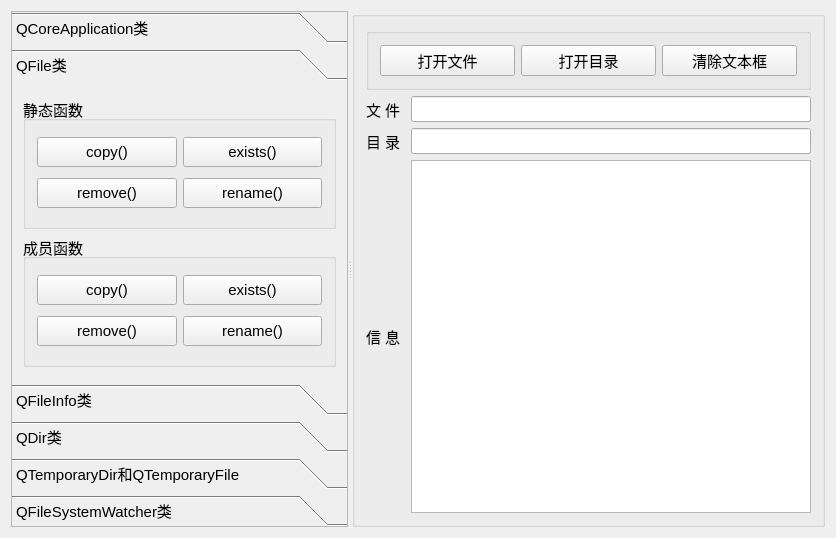
<?xml version="1.0" encoding="UTF-8"?>
<ui version="4.0">
 <class>DirFilesDialog</class>
 <widget class="QDialog" name="DirFilesDialog">
  <property name="geometry">
   <rect>
    <x>0</x>
    <y>0</y>
    <width>836</width>
    <height>538</height>
   </rect>
  </property>
  <property name="font">
   <font>
    <pointsize>11</pointsize>
   </font>
  </property>
  <property name="windowTitle">
   <string>目录和文件操作</string>
  </property>
  <layout class="QVBoxLayout" name="verticalLayout_10">
   <item>
    <widget class="QSplitter" name="splitter">
     <property name="orientation">
      <enum>Qt::Horizontal</enum>
     </property>
     <widget class="QToolBox" name="toolBox">
      <property name="maximumSize">
       <size>
        <width>400</width>
        <height>16777215</height>
       </size>
      </property>
      <property name="frameShape">
       <enum>QFrame::StyledPanel</enum>
      </property>
      <property name="currentIndex">
       <number>1</number>
      </property>
      <widget class="QWidget" name="pageApp">
       <property name="geometry">
        <rect>
         <x>0</x>
         <y>0</y>
         <width>398</width>
         <height>338</height>
        </rect>
       </property>
       <attribute name="icon">
        <iconset resource="../../res.qrc">
         <normaloff>:/res/images/802.bmp</normaloff>:/res/images/802.bmp</iconset>
       </attribute>
       <attribute name="label">
        <string>QCoreApplication类</string>
       </attribute>
       <layout class="QVBoxLayout" name="verticalLayout_3">
        <item>
         <widget class="QGroupBox" name="groupBox_8">
          <property name="title">
           <string/>
          </property>
          <layout class="QVBoxLayout" name="verticalLayout_2">
           <item>
            <widget class="QPushButton" name="pushButton">
             <property name="minimumSize">
              <size>
               <width>0</width>
               <height>30</height>
              </size>
             </property>
             <property name="toolTip">
              <string>Returns the directory that contains the application executable</string>
             </property>
             <property name="text">
              <string>applicationDirPath()</string>
             </property>
            </widget>
           </item>
           <item>
            <widget class="QPushButton" name="pushButton_2">
             <property name="minimumSize">
              <size>
               <width>0</width>
               <height>30</height>
              </size>
             </property>
             <property name="toolTip">
              <string>Returns the file path of the application executable</string>
             </property>
             <property name="text">
              <string>applicationFilePath()</string>
             </property>
            </widget>
           </item>
           <item>
            <widget class="QPushButton" name="pushButton_3">
             <property name="minimumSize">
              <size>
               <width>0</width>
               <height>30</height>
              </size>
             </property>
             <property name="toolTip">
              <string>This property holds the name of this application</string>
             </property>
             <property name="text">
              <string>applicationName()</string>
             </property>
            </widget>
           </item>
           <item>
            <widget class="QPushButton" name="pushButton_4">
             <property name="minimumSize">
              <size>
               <width>0</width>
               <height>30</height>
              </size>
             </property>
             <property name="toolTip">
              <string>Returns a list of paths that the application will search when dynamically loading libraries</string>
             </property>
             <property name="text">
              <string>libraryPaths()</string>
             </property>
            </widget>
           </item>
           <item>
            <widget class="QPushButton" name="pushButton_61">
             <property name="toolTip">
              <string>This property holds the name of the organization that wrote this application</string>
             </property>
             <property name="text">
              <string>organizationName()</string>
             </property>
            </widget>
           </item>
           <item>
            <widget class="QPushButton" name="pushButton_40">
             <property name="minimumSize">
              <size>
               <width>0</width>
               <height>30</height>
              </size>
             </property>
             <property name="toolTip">
              <string>Enters the main event loop and waits until exit() is called</string>
             </property>
             <property name="text">
              <string>exit() 退出应用程序</string>
             </property>
            </widget>
           </item>
          </layout>
         </widget>
        </item>
       </layout>
      </widget>
      <widget class="QWidget" name="pageFile">
       <property name="geometry">
        <rect>
         <x>0</x>
         <y>0</y>
         <width>398</width>
         <height>338</height>
        </rect>
       </property>
       <attribute name="icon">
        <iconset resource="../../res.qrc">
         <normaloff>:/res/images/804.bmp</normaloff>:/res/images/804.bmp</iconset>
       </attribute>
       <attribute name="label">
        <string>QFile类</string>
       </attribute>
       <layout class="QVBoxLayout" name="verticalLayout_8">
        <item>
         <widget class="QGroupBox" name="groupBox_10">
          <property name="title">
           <string>静态函数</string>
          </property>
          <layout class="QGridLayout" name="gridLayout_7">
           <item row="1" column="1">
            <widget class="QPushButton" name="pushButton_50">
             <property name="minimumSize">
              <size>
               <width>0</width>
               <height>30</height>
              </size>
             </property>
             <property name="toolTip">
              <string>Renames the file oldName to newName. </string>
             </property>
             <property name="text">
              <string>rename()</string>
             </property>
            </widget>
           </item>
           <item row="0" column="1">
            <widget class="QPushButton" name="pushButton_51">
             <property name="minimumSize">
              <size>
               <width>0</width>
               <height>30</height>
              </size>
             </property>
             <property name="toolTip">
              <string>Returns true if the file specified by fileName exists; otherwise returns false.</string>
             </property>
             <property name="text">
              <string>exists()</string>
             </property>
            </widget>
           </item>
           <item row="0" column="0">
            <widget class="QPushButton" name="pushButton_48">
             <property name="minimumSize">
              <size>
               <width>0</width>
               <height>30</height>
              </size>
             </property>
             <property name="toolTip">
              <string>Copies the file fileName to newName.</string>
             </property>
             <property name="text">
              <string>copy()</string>
             </property>
            </widget>
           </item>
           <item row="1" column="0">
            <widget class="QPushButton" name="pushButton_49">
             <property name="minimumSize">
              <size>
               <width>0</width>
               <height>30</height>
              </size>
             </property>
             <property name="toolTip">
              <string>Removes the file specified by the fileName given.</string>
             </property>
             <property name="text">
              <string>remove()</string>
             </property>
            </widget>
           </item>
          </layout>
          <zorder>pushButton_48</zorder>
          <zorder>pushButton_49</zorder>
          <zorder>pushButton_50</zorder>
          <zorder>pushButton_51</zorder>
         </widget>
        </item>
        <item>
         <widget class="QGroupBox" name="groupBox_9">
          <property name="title">
           <string>成员函数</string>
          </property>
          <layout class="QGridLayout" name="gridLayout_5">
           <item row="0" column="0">
            <widget class="QPushButton" name="pushButton_53">
             <property name="minimumSize">
              <size>
               <width>0</width>
               <height>30</height>
              </size>
             </property>
             <property name="toolTip">
              <string>Copies the file currently specified by fileName() to a file called newName</string>
             </property>
             <property name="text">
              <string>copy()</string>
             </property>
            </widget>
           </item>
           <item row="0" column="1">
            <widget class="QPushButton" name="pushButton_54">
             <property name="minimumSize">
              <size>
               <width>0</width>
               <height>30</height>
              </size>
             </property>
             <property name="toolTip">
              <string>Returns true if the file specified by fileName() exists; otherwise returns false.</string>
             </property>
             <property name="text">
              <string>exists()</string>
             </property>
            </widget>
           </item>
           <item row="2" column="0">
            <widget class="QPushButton" name="pushButton_55">
             <property name="minimumSize">
              <size>
               <width>0</width>
               <height>30</height>
              </size>
             </property>
             <property name="toolTip">
              <string>Removes the file specified by fileName(). Returns true if successful; otherwise returns false.</string>
             </property>
             <property name="text">
              <string>remove()</string>
             </property>
            </widget>
           </item>
           <item row="2" column="1">
            <widget class="QPushButton" name="pushButton_56">
             <property name="minimumSize">
              <size>
               <width>0</width>
               <height>30</height>
              </size>
             </property>
             <property name="toolTip">
              <string>Renames the file currently specified by fileName() to newName. Returns true if successful; otherwise returns false.</string>
             </property>
             <property name="text">
              <string>rename()</string>
             </property>
            </widget>
           </item>
          </layout>
         </widget>
        </item>
       </layout>
      </widget>
      <widget class="QWidget" name="pageFileInfo">
       <property name="geometry">
        <rect>
         <x>0</x>
         <y>0</y>
         <width>398</width>
         <height>338</height>
        </rect>
       </property>
       <attribute name="icon">
        <iconset>
         <normaloff>:/images/images/135.JPG</normaloff>:/images/images/135.JPG</iconset>
       </attribute>
       <attribute name="label">
        <string>QFileInfo类</string>
       </attribute>
       <layout class="QVBoxLayout" name="verticalLayout_5">
        <property name="spacing">
         <number>3</number>
        </property>
        <property name="leftMargin">
         <number>3</number>
        </property>
        <property name="topMargin">
         <number>3</number>
        </property>
        <property name="rightMargin">
         <number>3</number>
        </property>
        <property name="bottomMargin">
         <number>3</number>
        </property>
        <item>
         <widget class="QGroupBox" name="groupBox_6">
          <property name="title">
           <string>文件信息</string>
          </property>
          <layout class="QGridLayout" name="gridLayout_4">
           <property name="leftMargin">
            <number>3</number>
           </property>
           <property name="topMargin">
            <number>3</number>
           </property>
           <property name="rightMargin">
            <number>3</number>
           </property>
           <property name="bottomMargin">
            <number>3</number>
           </property>
           <property name="spacing">
            <number>3</number>
           </property>
           <item row="3" column="0">
            <widget class="QPushButton" name="pushButton_30">
             <property name="minimumSize">
              <size>
               <width>0</width>
               <height>30</height>
              </size>
             </property>
             <property name="toolTip">
              <string>The base name consists of all characters in the file up to (but not including) the first '.' character</string>
             </property>
             <property name="text">
              <string>baseName()</string>
             </property>
            </widget>
           </item>
           <item row="0" column="1">
            <widget class="QPushButton" name="pushButton_29">
             <property name="minimumSize">
              <size>
               <width>0</width>
               <height>30</height>
              </size>
             </property>
             <property name="toolTip">
              <string>Returns a file's path absolute path. This doesn't include the file name</string>
             </property>
             <property name="text">
              <string>absolutePath() </string>
             </property>
            </widget>
           </item>
           <item row="0" column="0">
            <widget class="QPushButton" name="pushButton_28">
             <property name="minimumSize">
              <size>
               <width>0</width>
               <height>30</height>
              </size>
             </property>
             <property name="toolTip">
              <string>Returns an absolute path including the file name</string>
             </property>
             <property name="text">
              <string>absoluteFilePath()</string>
             </property>
            </widget>
           </item>
           <item row="3" column="1">
            <widget class="QPushButton" name="pushButton_31">
             <property name="minimumSize">
              <size>
               <width>0</width>
               <height>30</height>
              </size>
             </property>
             <property name="toolTip">
              <string>The complete base name consists of all characters in the file up to (but not including) the last '.' character</string>
             </property>
             <property name="text">
              <string>completeBaseName()</string>
             </property>
            </widget>
           </item>
           <item row="6" column="0">
            <widget class="QPushButton" name="pushButton_42">
             <property name="minimumSize">
              <size>
               <width>0</width>
               <height>30</height>
              </size>
             </property>
             <property name="toolTip">
              <string>Returns true if this object points to a directory or to a symbolic link to a directory; otherwise returns false</string>
             </property>
             <property name="text">
              <string>isDir()</string>
             </property>
            </widget>
           </item>
           <item row="6" column="1">
            <widget class="QPushButton" name="pushButton_43">
             <property name="minimumSize">
              <size>
               <width>0</width>
               <height>30</height>
              </size>
             </property>
             <property name="toolTip">
              <string>Returns true if this object points to a file or to a symbolic link to a file</string>
             </property>
             <property name="text">
              <string>isFile()</string>
             </property>
            </widget>
           </item>
           <item row="7" column="0">
            <widget class="QPushButton" name="pushButton_35">
             <property name="minimumSize">
              <size>
               <width>0</width>
               <height>30</height>
              </size>
             </property>
             <property name="toolTip">
              <string>Returns true if the file is executable; otherwise returns false.</string>
             </property>
             <property name="text">
              <string>isExecutable()</string>
             </property>
            </widget>
           </item>
           <item row="8" column="0">
            <widget class="QPushButton" name="pushButton_36">
             <property name="minimumSize">
              <size>
               <width>0</width>
               <height>30</height>
              </size>
             </property>
             <property name="toolTip">
              <string>Returns the date and time when the file was last modified.</string>
             </property>
             <property name="text">
              <string>lastModified()</string>
             </property>
            </widget>
           </item>
           <item row="8" column="1">
            <widget class="QPushButton" name="pushButton_44">
             <property name="minimumSize">
              <size>
               <width>0</width>
               <height>30</height>
              </size>
             </property>
             <property name="toolTip">
              <string>Returns the date and time when the file was last read (accessed).</string>
             </property>
             <property name="text">
              <string>lastRead()</string>
             </property>
            </widget>
           </item>
           <item row="1" column="0">
            <widget class="QPushButton" name="pushButton_33">
             <property name="minimumSize">
              <size>
               <width>0</width>
               <height>30</height>
              </size>
             </property>
             <property name="toolTip">
              <string>Returns the name of the file, excluding the path.</string>
             </property>
             <property name="text">
              <string>fileName()</string>
             </property>
            </widget>
           </item>
           <item row="10" column="1">
            <widget class="QPushButton" name="pushButton_27">
             <property name="minimumSize">
              <size>
               <width>0</width>
               <height>30</height>
              </size>
             </property>
             <property name="toolTip">
              <string>Returns true if the file exists; otherwise returns false</string>
             </property>
             <property name="text">
              <string>exists()</string>
             </property>
            </widget>
           </item>
           <item row="4" column="0">
            <widget class="QPushButton" name="pushButton_39">
             <property name="minimumSize">
              <size>
               <width>0</width>
               <height>30</height>
              </size>
             </property>
             <property name="toolTip">
              <string>The suffix consists of all characters in the file after (but not including) the last '.'</string>
             </property>
             <property name="text">
              <string>suffix()</string>
             </property>
            </widget>
           </item>
           <item row="10" column="0">
            <widget class="QPushButton" name="pushButton_59">
             <property name="minimumSize">
              <size>
               <width>0</width>
               <height>30</height>
              </size>
             </property>
             <property name="toolTip">
              <string>Returns true if the file exists; otherwise returns false</string>
             </property>
             <property name="text">
              <string>静态函数exists()</string>
             </property>
            </widget>
           </item>
           <item row="4" column="1">
            <widget class="QPushButton" name="pushButton_32">
             <property name="minimumSize">
              <size>
               <width>0</width>
               <height>30</height>
              </size>
             </property>
             <property name="toolTip">
              <string>The complete suffix consists of all characters in the file after (but not including) the first '.'</string>
             </property>
             <property name="text">
              <string>completeSuffix()</string>
             </property>
            </widget>
           </item>
           <item row="1" column="1">
            <widget class="QPushButton" name="pushButton_34">
             <property name="minimumSize">
              <size>
               <width>0</width>
               <height>30</height>
              </size>
             </property>
             <property name="toolTip">
              <string>Returns the file name, including the path (which may be absolute or relative).</string>
             </property>
             <property name="text">
              <string>filePath()</string>
             </property>
            </widget>
           </item>
           <item row="2" column="1">
            <widget class="QPushButton" name="pushButton_37">
             <property name="minimumSize">
              <size>
               <width>0</width>
               <height>30</height>
              </size>
             </property>
             <property name="toolTip">
              <string>Returns the file's path. This doesn't include the file name.</string>
             </property>
             <property name="text">
              <string>path()</string>
             </property>
            </widget>
           </item>
           <item row="2" column="0">
            <widget class="QPushButton" name="pushButton_38">
             <property name="minimumSize">
              <size>
               <width>0</width>
               <height>30</height>
              </size>
             </property>
             <property name="toolTip">
              <string>Returns the file size in bytes.</string>
             </property>
             <property name="text">
              <string>size()</string>
             </property>
            </widget>
           </item>
           <item row="7" column="1">
            <widget class="QPushButton" name="pushButton_58">
             <property name="minimumSize">
              <size>
               <width>0</width>
               <height>30</height>
              </size>
             </property>
             <property name="toolTip">
              <string>Returns the date and time when the file was created.</string>
             </property>
             <property name="text">
              <string>created()</string>
             </property>
            </widget>
           </item>
          </layout>
         </widget>
        </item>
       </layout>
      </widget>
      <widget class="QWidget" name="pageDir">
       <property name="geometry">
        <rect>
         <x>0</x>
         <y>0</y>
         <width>381</width>
         <height>477</height>
        </rect>
       </property>
       <attribute name="icon">
        <iconset>
         <normaloff>:/images/images/007.GIF</normaloff>:/images/images/007.GIF</iconset>
       </attribute>
       <attribute name="label">
        <string>QDir类</string>
       </attribute>
       <layout class="QVBoxLayout" name="verticalLayout_4">
        <item>
         <widget class="QGroupBox" name="groupBox">
          <property name="title">
           <string>静态函数</string>
          </property>
          <layout class="QGridLayout" name="gridLayout_3">
           <item row="1" column="0">
            <widget class="QPushButton" name="pushButton_8">
             <property name="minimumSize">
              <size>
               <width>0</width>
               <height>30</height>
              </size>
             </property>
             <property name="toolTip">
              <string>Returns the absolute path of the user's home directory</string>
             </property>
             <property name="text">
              <string>homePath()</string>
             </property>
            </widget>
           </item>
           <item row="0" column="0">
            <widget class="QPushButton" name="pushButton_10">
             <property name="minimumSize">
              <size>
               <width>0</width>
               <height>30</height>
              </size>
             </property>
             <property name="toolTip">
              <string>Returns the absolute path of the system's temporary directory</string>
             </property>
             <property name="text">
              <string>tempPath()</string>
             </property>
            </widget>
           </item>
           <item row="0" column="1">
            <widget class="QPushButton" name="pushButton_9">
             <property name="minimumSize">
              <size>
               <width>0</width>
               <height>30</height>
              </size>
             </property>
             <property name="toolTip">
              <string>Returns the absolute path of the root directory</string>
             </property>
             <property name="text">
              <string>rootPath()</string>
             </property>
            </widget>
           </item>
           <item row="1" column="1">
            <widget class="QPushButton" name="pushButton_7">
             <property name="minimumSize">
              <size>
               <width>0</width>
               <height>30</height>
              </size>
             </property>
             <property name="toolTip">
              <string>Returns a list of the root directories on this system</string>
             </property>
             <property name="text">
              <string>drives()</string>
             </property>
            </widget>
           </item>
           <item row="2" column="0">
            <widget class="QPushButton" name="pushButton_6">
             <property name="minimumSize">
              <size>
               <width>0</width>
               <height>30</height>
              </size>
             </property>
             <property name="toolTip">
              <string>Returns the absolute path of the application's current directory</string>
             </property>
             <property name="text">
              <string>currentPath()</string>
             </property>
            </widget>
           </item>
           <item row="2" column="1">
            <widget class="QPushButton" name="pushButton_60">
             <property name="minimumSize">
              <size>
               <width>0</width>
               <height>30</height>
              </size>
             </property>
             <property name="toolTip">
              <string>Sets the application's current working directory to path</string>
             </property>
             <property name="text">
              <string>setCurrent()</string>
             </property>
            </widget>
           </item>
          </layout>
         </widget>
        </item>
        <item>
         <widget class="QGroupBox" name="groupBox_4">
          <property name="title">
           <string>文件或目录操作</string>
          </property>
          <layout class="QGridLayout" name="gridLayout_2">
           <item row="0" column="0">
            <widget class="QPushButton" name="pushButton_20">
             <property name="minimumSize">
              <size>
               <width>0</width>
               <height>30</height>
              </size>
             </property>
             <property name="toolTip">
              <string>Creates a sub-directory called dirName.</string>
             </property>
             <property name="text">
              <string>mkdir()</string>
             </property>
            </widget>
           </item>
           <item row="2" column="0">
            <widget class="QPushButton" name="pushButton_22">
             <property name="minimumSize">
              <size>
               <width>0</width>
               <height>30</height>
              </size>
             </property>
             <property name="toolTip">
              <string>Removes the file, fileName.</string>
             </property>
             <property name="text">
              <string>remove()</string>
             </property>
            </widget>
           </item>
           <item row="2" column="1">
            <widget class="QPushButton" name="pushButton_23">
             <property name="minimumSize">
              <size>
               <width>0</width>
               <height>30</height>
              </size>
             </property>
             <property name="toolTip">
              <string>Renames a file or directory from oldName to newName</string>
             </property>
             <property name="text">
              <string>rename()</string>
             </property>
            </widget>
           </item>
           <item row="3" column="0">
            <widget class="QPushButton" name="pushButton_26">
             <property name="minimumSize">
              <size>
               <width>0</width>
               <height>30</height>
              </size>
             </property>
             <property name="toolTip">
              <string>Sets the path of the directory to path</string>
             </property>
             <property name="text">
              <string>setPath()</string>
             </property>
            </widget>
           </item>
           <item row="0" column="1">
            <widget class="QPushButton" name="pushButton_24">
             <property name="minimumSize">
              <size>
               <width>0</width>
               <height>30</height>
              </size>
             </property>
             <property name="toolTip">
              <string>Removes the directory specified by dirName.</string>
             </property>
             <property name="text">
              <string>rmdir()</string>
             </property>
            </widget>
           </item>
           <item row="3" column="1">
            <widget class="QPushButton" name="pushButton_12">
             <property name="minimumSize">
              <size>
               <width>0</width>
               <height>30</height>
              </size>
             </property>
             <property name="toolTip">
              <string>Removes the directory, including all its contents.</string>
             </property>
             <property name="text">
              <string>removeRecursively()</string>
             </property>
            </widget>
           </item>
          </layout>
         </widget>
        </item>
        <item>
         <widget class="QGroupBox" name="groupBox_3">
          <property name="title">
           <string>文件或目录信息</string>
          </property>
          <layout class="QGridLayout" name="gridLayout">
           <item row="0" column="1">
            <widget class="QPushButton" name="pushButton_14">
             <property name="minimumSize">
              <size>
               <width>0</width>
               <height>30</height>
              </size>
             </property>
             <property name="toolTip">
              <string>Returns the absolute path (a path that starts with &quot;/&quot; or with a drive specification)</string>
             </property>
             <property name="text">
              <string>absolutePath()</string>
             </property>
            </widget>
           </item>
           <item row="1" column="0">
            <widget class="QPushButton" name="pushButton_15">
             <property name="minimumSize">
              <size>
               <width>0</width>
               <height>30</height>
              </size>
             </property>
             <property name="toolTip">
              <string>Returns the canonical path, i.e. a path without symbolic links or redundant &quot;.&quot; or &quot;..&quot; elements.</string>
             </property>
             <property name="text">
              <string>canonicalPath()</string>
             </property>
            </widget>
           </item>
           <item row="1" column="1">
            <widget class="QPushButton" name="pushButton_19">
             <property name="minimumSize">
              <size>
               <width>0</width>
               <height>30</height>
              </size>
             </property>
             <property name="toolTip">
              <string>Returns the path name of a file in the directory</string>
             </property>
             <property name="text">
              <string>filePath()</string>
             </property>
            </widget>
           </item>
           <item row="2" column="1">
            <widget class="QPushButton" name="pushButton_16">
             <property name="minimumSize">
              <size>
               <width>0</width>
               <height>30</height>
              </size>
             </property>
             <property name="toolTip">
              <string>Returns the name of the directory</string>
             </property>
             <property name="text">
              <string>dirName()</string>
             </property>
            </widget>
           </item>
           <item row="2" column="0">
            <widget class="QPushButton" name="pushButton_18">
             <property name="minimumSize">
              <size>
               <width>0</width>
               <height>30</height>
              </size>
             </property>
             <property name="toolTip">
              <string>Returns true if the directory exists</string>
             </property>
             <property name="text">
              <string>exists()</string>
             </property>
            </widget>
           </item>
           <item row="0" column="0">
            <widget class="QPushButton" name="pushButton_13">
             <property name="minimumSize">
              <size>
               <width>0</width>
               <height>30</height>
              </size>
             </property>
             <property name="toolTip">
              <string>Returns the absolute path name of a file in the directory</string>
             </property>
             <property name="text">
              <string>absoluteFilePath()</string>
             </property>
            </widget>
           </item>
           <item row="3" column="1">
            <widget class="QPushButton" name="pushButton_17">
             <property name="minimumSize">
              <size>
               <width>0</width>
               <height>30</height>
              </size>
             </property>
             <property name="toolTip">
              <string>Returns a list of the names of all the files and directories in the directory</string>
             </property>
             <property name="text">
              <string>entryList(file)</string>
             </property>
            </widget>
           </item>
           <item row="3" column="0">
            <widget class="QPushButton" name="pushButton_11">
             <property name="minimumSize">
              <size>
               <width>0</width>
               <height>30</height>
              </size>
             </property>
             <property name="toolTip">
              <string>Returns a list of the names of all the files and directories in the directory</string>
             </property>
             <property name="text">
              <string>entryList(dir)</string>
             </property>
            </widget>
           </item>
          </layout>
         </widget>
        </item>
       </layout>
      </widget>
      <widget class="QWidget" name="pageTemp">
       <property name="geometry">
        <rect>
         <x>0</x>
         <y>0</y>
         <width>398</width>
         <height>338</height>
        </rect>
       </property>
       <attribute name="icon">
        <iconset>
         <normaloff>:/images/images/806.bmp</normaloff>:/images/images/806.bmp</iconset>
       </attribute>
       <attribute name="label">
        <string>QTemporaryDir和QTemporaryFile</string>
       </attribute>
       <layout class="QHBoxLayout" name="horizontalLayout_2">
        <item>
         <widget class="QGroupBox" name="groupBox_5">
          <property name="title">
           <string/>
          </property>
          <layout class="QVBoxLayout" name="verticalLayout_7">
           <item>
            <widget class="QPushButton" name="pushButton_21">
             <property name="minimumSize">
              <size>
               <width>0</width>
               <height>30</height>
              </size>
             </property>
             <property name="toolTip">
              <string>Constructs a QTemporaryDir using as template the application name </string>
             </property>
             <property name="text">
              <string>新建临时文件夹</string>
             </property>
            </widget>
           </item>
           <item>
            <widget class="QPushButton" name="pushButton_25">
             <property name="minimumSize">
              <size>
               <width>0</width>
               <height>30</height>
              </size>
             </property>
             <property name="toolTip">
              <string>QTemporaryFile is used to create unique temporary files safely</string>
             </property>
             <property name="text">
              <string>新建临时文件</string>
             </property>
            </widget>
           </item>
          </layout>
         </widget>
        </item>
       </layout>
      </widget>
      <widget class="QWidget" name="pageWatcher">
       <property name="geometry">
        <rect>
         <x>0</x>
         <y>0</y>
         <width>398</width>
         <height>338</height>
        </rect>
       </property>
       <attribute name="icon">
        <iconset>
         <normaloff>:/images/images/714.bmp</normaloff>:/images/images/714.bmp</iconset>
       </attribute>
       <attribute name="label">
        <string>QFileSystemWatcher类</string>
       </attribute>
       <layout class="QVBoxLayout" name="verticalLayout_9">
        <item>
         <widget class="QGroupBox" name="groupBox_11">
          <property name="title">
           <string/>
          </property>
          <layout class="QVBoxLayout" name="verticalLayout_6">
           <item>
            <widget class="QPushButton" name="pushButton_46">
             <property name="minimumSize">
              <size>
               <width>0</width>
               <height>30</height>
              </size>
             </property>
             <property name="toolTip">
              <string>Adds path to the file system watcher if path exists.</string>
             </property>
             <property name="text">
              <string>addPath()开始监听</string>
             </property>
            </widget>
           </item>
           <item>
            <widget class="QPushButton" name="pushButton_47">
             <property name="minimumSize">
              <size>
               <width>0</width>
               <height>30</height>
              </size>
             </property>
             <property name="toolTip">
              <string>Removes the specified path from the file system watcher.</string>
             </property>
             <property name="text">
              <string>removePath()停止监听</string>
             </property>
            </widget>
           </item>
           <item>
            <widget class="QPushButton" name="pushButton_52">
             <property name="minimumSize">
              <size>
               <width>0</width>
               <height>30</height>
              </size>
             </property>
             <property name="toolTip">
              <string>Returns a list of paths to directories that are being watched.</string>
             </property>
             <property name="text">
              <string>directories()</string>
             </property>
            </widget>
           </item>
           <item>
            <widget class="QPushButton" name="pushButton_57">
             <property name="minimumSize">
              <size>
               <width>0</width>
               <height>30</height>
              </size>
             </property>
             <property name="toolTip">
              <string>Returns a list of paths to files that are being watched.</string>
             </property>
             <property name="text">
              <string>files()</string>
             </property>
            </widget>
           </item>
          </layout>
         </widget>
        </item>
       </layout>
      </widget>
     </widget>
     <widget class="QGroupBox" name="groupBox_2">
      <property name="title">
       <string/>
      </property>
      <property name="flat">
       <bool>false</bool>
      </property>
      <layout class="QVBoxLayout" name="verticalLayout">
       <item>
        <widget class="QGroupBox" name="groupBox_7">
         <property name="title">
          <string/>
         </property>
         <layout class="QHBoxLayout" name="horizontalLayout">
          <item>
           <widget class="QPushButton" name="pushButton_41">
            <property name="minimumSize">
             <size>
              <width>0</width>
              <height>30</height>
             </size>
            </property>
            <property name="text">
             <string>打开文件</string>
            </property>
            <property name="icon">
             <iconset>
              <normaloff>:/images/images/007.GIF</normaloff>:/images/images/007.GIF</iconset>
            </property>
           </widget>
          </item>
          <item>
           <widget class="QPushButton" name="pushButton_45">
            <property name="minimumSize">
             <size>
              <width>0</width>
              <height>30</height>
             </size>
            </property>
            <property name="text">
             <string>打开目录</string>
            </property>
            <property name="icon">
             <iconset>
              <normaloff>:/images/images/122.bmp</normaloff>:/images/images/122.bmp</iconset>
            </property>
           </widget>
          </item>
          <item>
           <widget class="QPushButton" name="pushButton_5">
            <property name="minimumSize">
             <size>
              <width>0</width>
              <height>30</height>
             </size>
            </property>
            <property name="text">
             <string>清除文本框</string>
            </property>
            <property name="icon">
             <iconset>
              <normaloff>:/images/images/212.bmp</normaloff>:/images/images/212.bmp</iconset>
            </property>
           </widget>
          </item>
         </layout>
        </widget>
       </item>
       <item>
        <layout class="QGridLayout" name="gridLayout_6">
         <item row="0" column="0">
          <widget class="QLabel" name="label">
           <property name="text">
            <string>文 件 </string>
           </property>
          </widget>
         </item>
         <item row="0" column="1">
          <widget class="QLineEdit" name="editFile">
           <property name="clearButtonEnabled">
            <bool>true</bool>
           </property>
          </widget>
         </item>
         <item row="1" column="0">
          <widget class="QLabel" name="label_2">
           <property name="text">
            <string>目 录 </string>
           </property>
          </widget>
         </item>
         <item row="1" column="1">
          <widget class="QLineEdit" name="editDir">
           <property name="clearButtonEnabled">
            <bool>true</bool>
           </property>
          </widget>
         </item>
         <item row="2" column="0">
          <widget class="QLabel" name="label_3">
           <property name="text">
            <string>信 息 </string>
           </property>
          </widget>
         </item>
         <item row="2" column="1">
          <widget class="QPlainTextEdit" name="plainTextEdit">
           <property name="font">
            <font>
             <pointsize>12</pointsize>
            </font>
           </property>
           <property name="lineWrapMode">
            <enum>QPlainTextEdit::WidgetWidth</enum>
           </property>
          </widget>
         </item>
        </layout>
       </item>
      </layout>
     </widget>
    </widget>
   </item>
  </layout>
 </widget>
 <layoutdefault spacing="6" margin="11"/>
 <resources>
  <include location="../../res.qrc"/>
 </resources>
 <connections/>
</ui>
